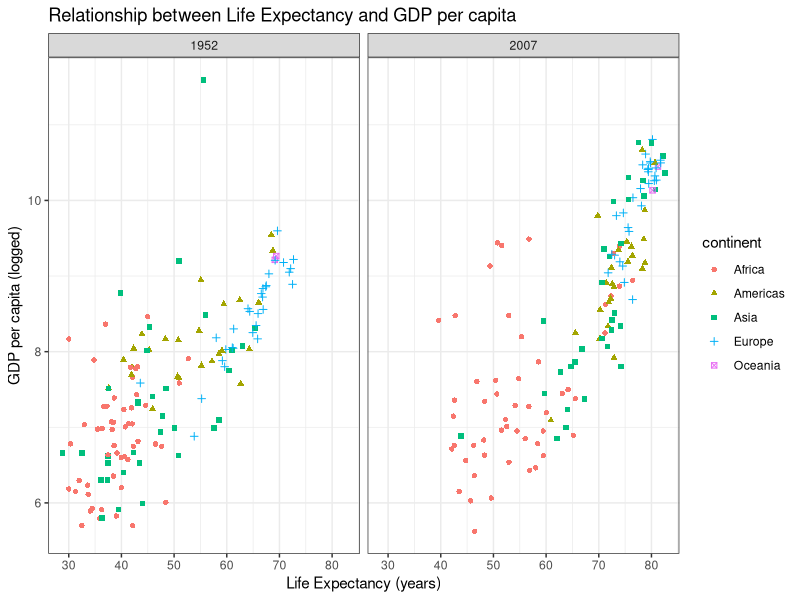

Here is the R script that generated this plot:
## ---- chunk 1
# import csv file 
gap <- read.csv("gapminder.csv")

## ---- chunk 2
# print out our current working directory
getwd()

# read in gap data using a relative file path
gap <- read.csv("../data/gapminder.csv")

## ---- chunk 3
# examine our data
head(gap)
## ---- chunk 4
# clear the global environment



# read in the gapminder data and save as an object called "gap"



# use the functions head(), dim(), and View() 
# eg. head(gap)



## ---- chunk 5
# select population 
gap$pop

# if you type gap$ it will show you a list of variables
# if you start typing one and hit "tab" it will tab complete for you
gap
## ---- chunk 6
# use the class() function to check the class of population
class(gap$pop)

# now country 
class(gap$country)
## ---- chunk 7
# check if all numeric-looking variables have the same class
class(gap$year)
## ---- chunk 8
# create a vector with years from 2000 to 2010 in 
years <- 2000:2010
years

# extract the 5th element of that vector
years[5]

# extract the 12th element of that vector - what happens?
years[12]
## ---- chunk 9
# extract a single variable using the indexing method - note the rows index is empty so it will return all rows 
gap[ , "pop"]

## ---- chunk 10
# extract multiple variables using the indexing method
gap[ , c("pop", "year")]

# we can also define the vector of names first
variables <- c("pop" , "year", "lifeExp")
gap[ , variables]
## ---- chunk 11




## ---- chunk 12
# install the tidyverse package - note the name of the package needs to be in quotes
install.packages("tidyverse")

# load the package into the current R session - note the name of the package doesn't need to be in quotes (!) and you can use tab complete to see a list of installed packages
library(tidyverse)

# check that tidyverse has been loaded
?tidyverse
## ---- chunk 13

# look up the documentation for select - focus on the Arguments section
?select

# select year, pop, and lifeExp from the dataset 
select(gap, year, pop, lifeExp)

# assign these variables to a new dataset
gap_subset <- select(gap, year, pop, lifeExp)
dim(gap_subset)
head(gap_subset)

## ---- chunk 14




## ---- chunk 15
# check whether the average population is bigger than 5 million 
mean(gap$pop) > 5000000

# check whether the minimum year is less than or equal to 1950?
min(gap$year) <= 1950

# check if there are exactly 6 variables in the gap data
length(names(gap)) == 6
## ---- chunk 16
# look up the documentation for filter
?filter

# return all rows for Pakistan
filter(gap, country == "Pakistan")

# return all rows where the life expectancy is bigger than 80
filter(gap, lifeExp > 80)
## ---- chunk 17
# return all rows in Asia with a GSP per capita above or equal to 30K
filter(gap, continent == "Asia" & gdpPercap >= 30000)

# return all rows in Germany or France
filter(gap, country == "Germany" | country == "France")

# return all rows in Mexico but not from the year 2007
filter(gap, country == "Mexico" & year != 2007)
## ---- chunk 18
# start with the gap data set
gap %>%
  # filter to Mexico - note, we don't need to specify gap inside select() any more
  filter(country == "Mexico") %>%
  # select the columns we want to return
  select(country, year, pop, lifeExp) 

## ---- chunk 19
# save Mexico rows to another data frame
data_mexico <- gap %>%
  # filter to Mexico
  filter(country == "Mexico") %>%
  # select the columns we want to return
  select(country, year, pop, lifeExp) 

dim(data_mexico)
## ---- chunk 20



## ---- chunk 21
gap %>%
  filter(year == 2007 | year == 1952) %>%
  select(gdpPercap, lifeExp, continent, year) %>%
  ggplot(aes(x = lifeExp, y = log(gdpPercap), color = continent, shape = continent)) +
  geom_point() +
  facet_wrap(~year) +
  ggtitle("Relationship between Life Expectancy and GDP per capita") +
  ylab("GDP per capita (logged)") +
  xlab("Life Expectancy (years)") +
  theme_bw() 

